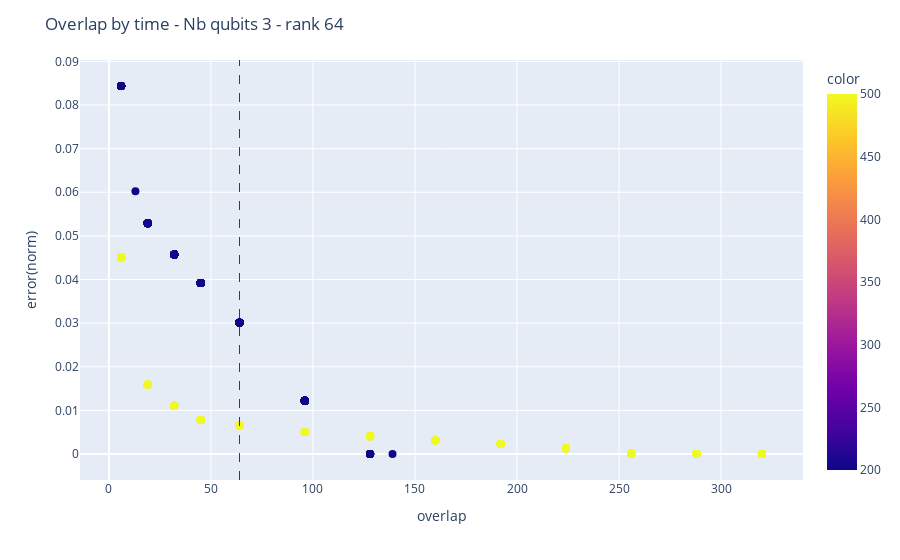

The cell this chart's notebook holds for it:
### Markdown cell above
### U vs error norm
- Make multiplots with same number of qubits and differents matrix size (200/500)

### Code cell
list_over = tele_file["overlap"].tolist()
list_error_norm = tele_file["error_norm"].tolist()
list_np = tele_file["NP"].tolist()
list_rank = tele_file["rank"].tolist()
list_nb_qubits = tele_file["nb_qubits"].tolist()

nb_qubit = 3
rank = min(list_rank)

print("Size of dataframe : ", len(list_over))

fig = px.scatter(x=list_over, y=list_error_norm, color=list_np)

fig.update_traces(marker=dict(size=8))

fig.update_layout(title_text='Overlap by time - Nb qubits ' + str(nb_qubit) + 
                  ' - rank ' + str(rank), xaxis_title="overlap", yaxis_title="error(norm)")
fig.add_vline(x=rank, fillcolor="green", line_width=1, line_dash="dash")

interac_o_static(fig)

### Figure 1 — Plotly figure (JSON) as saved in the notebook; plotly's stock layout.template omitted (floating-point values rounded to 4 significant figures; data arrays with more than 128 entries replaced by an {"elided": "..."} marker saying what was removed)
{"data": [{"hovertemplate": "x=%{x}<br>y=%{y}<br>color=%{marker.color}<extra></extra>", "legendgroup": "", "marker": {"color": {"elided": "781 int values"}, "coloraxis": "coloraxis", "size": 8, "symbol": "circle"}, "mode": "markers", "name": "", "orientation": "v", "showlegend": false, "type": "scatter", "x": {"elided": "781 int values"}, "xaxis": "x", "y": {"elided": "781 float values"}, "yaxis": "y"}], "layout": {"coloraxis": {"colorbar": {"title": {"text": "color"}}, "colorscale": [[0, "#0d0887"], [0.1111, "#46039f"], [0.2222, "#7201a8"], [0.3333, "#9c179e"], [0.4444, "#bd3786"], [0.5556, "#d8576b"], [0.6667, "#ed7953"], [0.7778, "#fb9f3a"], [0.8889, "#fdca26"], [1, "#f0f921"]]}, "legend": {"tracegroupgap": 0}, "margin": {"t": 60}, "shapes": [{"fillcolor": "green", "line": {"dash": "dash", "width": 1}, "type": "line", "x0": 64, "x1": 64, "xref": "x", "y0": 0, "y1": 1, "yref": "y domain"}], "title": {"text": "Overlap by time - Nb qubits 3 - rank 64"}, "xaxis": {"anchor": "y", "domain": [0, 1], "title": {"text": "overlap"}}, "yaxis": {"anchor": "x", "domain": [0, 1], "title": {"text": "error(norm)"}}}}
